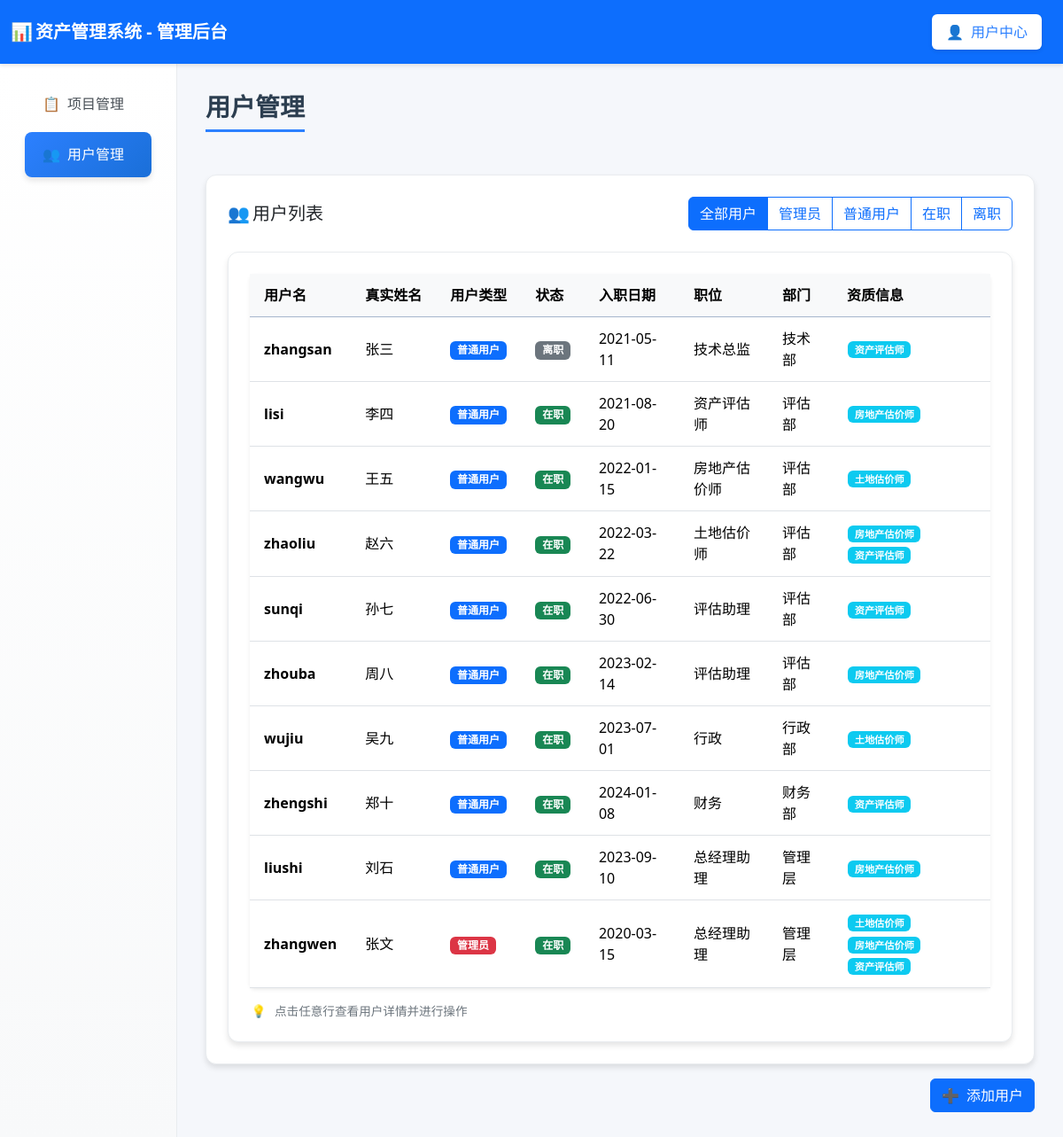
Page /user_manager (signed in) on the committed database.
### tables this page shows
CREATE TABLE users (
        id INTEGER PRIMARY KEY AUTOINCREMENT,
        username TEXT UNIQUE,
        realname TEXT,
        user_type TEXT,
        password TEXT,
        phone TEXT,
        email TEXT,
        hire_date TEXT,
        education TEXT,
        position TEXT,
        department TEXT,
        status TEXT DEFAULT 'active',  -- active-在职, inactive-离职
        create_time TEXT DEFAULT CURRENT_TIMESTAMP,
        update_time TEXT DEFAULT CURRENT_TIMESTAMP
    );

CREATE TABLE user_qualifications (
        id INTEGER PRIMARY KEY AUTOINCREMENT,
        username TEXT NOT NULL,
        qualification_type TEXT NOT NULL,
        qualification_number TEXT,
        issue_date TEXT,
        expiry_date TEXT,
        issue_authority TEXT,
        FOREIGN KEY (username) REFERENCES users (username),
        UNIQUE(username, qualification_type)
    );

### routes/user_routes.py (the view)
@router.get("/user_manager", response_class=HTMLResponse)
async def user_manager(
    request: Request,
    user: dict = Depends(login_required),
    db: sqlite3.Connection = Depends(get_db)
):
    if user.get("user_type") != "admin":
        return RedirectResponse(url="/user_dashboard")
    try:
        users = await user_service.get_all_users(db)
        for user_item in users:
            user_item["qualifications"] = await user_service.get_user_qualifications(user_item["username"], db)
        return templates.TemplateResponse("user_manager.html", {
            "request": request,
            "user": user,
            "users": users,
            "current_user": user["username"]
        })
    except Exception as e:
        return templates.TemplateResponse("user_manager.html", {
            "request": request,
            "user": user,
            "users": [],
            "current_user": user["username"],
            "error": str(e)
        })

### templates/user_manager.html (shortened to what this page needs)
<!DOCTYPE html>
<html lang="zh-CN">
<head>
  <link href="https://cdn.jsdelivr.net/npm/bootstrap@5.3.2/dist/css/bootstrap.min.css" rel="stylesheet">
  <link rel="stylesheet"
    href="https://cdnjs.cloudflare.com/ajax/libs/bootstrap-icons/1.11.0/font/bootstrap-icons.min.css">
</head>
<body>
  <nav class="navbar navbar-dark bg-primary">
    <div class="container-fluid">
      <span class="navbar-brand mb-0 h1 fw-bold">
        <span class="fallback-icon">📊</span>资产管理系统 - 管理后台
      </span>
      <ul class="navbar-nav ms-auto">
        <li class="nav-item">
          <a class="nav-link user-center" href="/user_dashboard">
            <span class="fallback-icon">👤</span>用户中心
          </a>
        </li>
      </ul>
    </div>
  </nav>
  <div class="container-fluid">
    <div class="row">
      <div class="col-md-3 col-lg-2 sidebar">
        <nav class="nav flex-column p-3">
          <a class="nav-link" href="/admin_projects">
            <span class="fallback-icon">📋</span>项目管理
          </a>
          <a class="nav-link active" href="/user_manager">
            <span class="fallback-icon">👥</span>用户管理
          </a>
        </nav>
      </div>
      <div class="col-md-9 col-lg-10 main-content">
        <h3 class="page-title">用户管理</h3>
        <div class="table-container">
          <div class="table-header">
            <h5 class="mb-0"><span class="fallback-icon">👥</span>用户列表</h5>
            <div class="filter-controls">
              <div class="btn-group" role="group">
                <label class="btn btn-outline-primary" for="allUsers">全部用户</label>
                <label class="btn btn-outline-primary" for="adminUsers">管理员</label>
                <label class="btn btn-outline-primary" for="normalUsers">普通用户</label>
                <label class="btn btn-outline-primary" for="activeUsers">在职</label>
                <label class="btn btn-outline-primary" for="inactiveUsers">离职</label>
              </div>
            </div>
          </div>
          {% if users %}
          <div class="table-container">
            <table class="table table-hover bg-white rounded shadow-sm">
              <thead class="table-primary">
                <tr>
                  <th>用户名</th>
                  <th>真实姓名</th>
                  <th>用户类型</th>
                  <th>状态</th>
                  <th>入职日期</th>
                  <th>职位</th>
                  <th>部门</th>
                  <th>资质信息</th>
                </tr>
              </thead>
              <tbody id="usersTableBody">
                {% for user in users %}
                <tr data-user-type="{{ user.user_type }}" data-user-status="{{ user.status }}"
                  onclick="viewUserDetail('{{ user.username }}')">
                  <td>
                    <strong>{{ user.username }}</strong>
                  </td>
                  <td>
                    {% if user.realname %}
                    {{ user.realname }}
                    {% else %}
                    <span class="text-muted">未设置</span>
                    {% endif %}
                  </td>
                  <td>
                    {% if user.user_type == 'admin' %}
                    <span class="badge user-type-badge user-type-admin">管理员</span>
                    {% else %}
                    <span class="badge user-type-badge user-type-user">普通用户</span>
                    {% endif %}
                  </td>
                  <td>
                    {% if user.status == 'active' %}
                    <span class="badge status-badge status-active">在职</span>
                    {% else %}
                    <span class="badge status-badge status-inactive">离职</span>
                    {% endif %}
                  </td>
                  <td>
                    {% if user.hire_date %}
                    {{ user.hire_date }}
                    {% else %}
                    <span class="text-muted">未设置</span>
                    {% endif %}
                  </td>
                  <td>
                    {% if user.position %}
                    {{ user.position }}
                    {% else %}
                    <span class="text-muted">未设置</span>
                    {% endif %}
                  </td>
                  <td>
                    {% if user.department %}
                    {{ user.department }}
                    {% else %}
                    <span class="text-muted">未设置</span>
                    {% endif %}
                  </td>
                  <td>
                    <div class="qualifications-container">
                      {% if user.qualifications %}
                      {% for qual in user.qualifications %}
                      <span class="badge bg-info qualification-badge"
                        title="{{ qual.qualification_type }} - {{ qual.qualification_number }} ({{ qual.issue_date }} 至 {{ qual.expiry_date }})">
                        {{ qual.qualification_type }}
                      </span>
                      {% endfor %}
                      {% else %}
                      <span class="text-muted">无资质</span>
                      {% endif %}
                    </div>
                  </td>
                </tr>
                {% endfor %}
              </tbody>
            </table>
            <div class="click-hint">
              <span class="fallback-icon">💡</span>点击任意行查看用户详情并进行操作
            </div>
          </div>
          {% else %}
          <div class="alert alert-info text-center">
            <h5><span class="fallback-icon">👥</span>暂无用户</h5>
            <p class="mb-0">当前系统中还没有任何用户。</p>
          </div>
          {% endif %}
        </div>
        <div class="mt-3 text-end">
          <button class="btn btn-primary" onclick="addUser()">
            <span class="fallback-icon">➕</span>添加用户
          </button>
        </div>
      </div>
    </div>
  </div>
</body>
</html>

### templates/user_manager.html (style rules this page uses)
:root { --primary-color: #2c80ff; --secondary-color: #6c757d; --success-color: #28a745; --warning-color: #ffc107; --info-color: #17a2b8; --light-bg: #f5f7fb; --card-shadow: 0 4px 6px rgba(0, 0, 0, 0.1); --hover-shadow: 0 8px 15px rgba(0, 0, 0, 0.15); }
body { background-color: var(--light-bg); font-family: 'Segoe UI', Tahoma, Geneva, Verdana, sans-serif; }
.navbar { box-shadow: 0 2px 4px rgba(0, 0, 0, 0.1); padding: 0.8rem 0; }
.sidebar { background: linear-gradient(180deg, #ffffff 0%, #f8f9fa 100%); min-height: calc(100vh - 76px); box-shadow: 2px 0 10px rgba(0, 0, 0, 0.08); border-right: 1px solid #e9ecef; padding: 0; }
.nav-link { color: #495057; padding: 0.85rem 1.25rem; border-radius: 0.5rem; margin: 0.2rem 0.75rem; transition: all 0.3s ease; font-weight: 500; border: none; }
.nav-link.active { background: linear-gradient(135deg, var(--primary-color), #1a6fd8); color: white; box-shadow: var(--card-shadow); }
.main-content { padding: 2rem; background-color: var(--light-bg); }
.page-title { color: #2c3e50; font-weight: 700; margin-bottom: 1.5rem; padding-bottom: 0.5rem; border-bottom: 3px solid var(--primary-color); display: inline-block; }
.table-container { background: white; border-radius: 12px; padding: 1.5rem; box-shadow: var(--card-shadow); border: 1px solid #e9ecef; margin-top: 1.5rem; }
.table-header { display: flex; justify-content: space-between; align-items: center; margin-bottom: 1.5rem; flex-wrap: wrap; gap: 1rem; }
.filter-controls { display: flex; gap: 1rem; align-items: center; flex-wrap: wrap; }
table.table tbody tr { transition: background-color 0.2s ease; cursor: pointer; }
.user-type-badge { font-size: 0.75rem; padding: 0.35em 0.65em; }
.user-type-admin { background-color: #dc3545; color: white; }
.user-type-user { background-color: #0d6efd; color: white; }
.table th { white-space: nowrap; overflow: hidden; text-overflow: ellipsis; vertical-align: middle; padding: 12px 16px; background-color: #f8f9fa; }
.table td { vertical-align: middle; padding: 12px 16px; }
.table-container { width: 100%; overflow-x: auto; }
.fallback-icon { display: inline-block; width: 20px; text-align: center; margin-right: 8px; }
.navbar-nav .nav-link.user-center { background-color: white; color: var(--primary-color) !important; padding: 0.5rem 1rem; border-radius: 0.375rem; transition: all 0.2s ease; font-weight: 500; box-shadow: 0 2px 4px rgba(0, 0, 0, 0.1); margin-left: 0.5rem; }
.status-badge { font-size: 0.75rem; padding: 0.35em 0.65em; }
.status-active { background-color: #198754; color: white; }
.status-inactive { background-color: #6c757d; color: white; }
.qualification-badge { font-size: 0.7rem; margin: 0.1rem; display: inline-block; }
.qualifications-container { max-width: 200px; }
.table th:nth-child(8), .table td:nth-child(8) { min-width: 150px; max-width: 200px; }
.click-hint { color: #6c757d; font-size: 0.85rem; margin-top: 0.5rem; }

### rows in the picture
users: username "zhangsan", realname "张三", user_type "普通用户", status "离职", hire_date "2021-05-11", position "技术总监", department "技术部"
user_qualifications: qualification_type "资产评估师"
users: username "lisi", realname "李四", user_type "普通用户", status "在职", hire_date "2021-08-20", position "资产评估师", department "评估部"
user_qualifications: qualification_type "房地产估价师"
users: username "wangwu", realname "王五", user_type "普通用户", status "在职", hire_date "2022-01-15", position "房地产估价师", department "评估部"
user_qualifications: qualification_type "土地估价师"
users: username "zhaoliu", realname "赵六", user_type "普通用户", status "在职", hire_date "2022-03-22", position "土地估价师", department "评估部"
user_qualifications: qualification_type "房地产估价师"
user_qualifications: qualification_type "资产评估师"
users: username "sunqi", realname "孙七", user_type "普通用户", status "在职", hire_date "2022-06-30", position "评估助理", department "评估部"
user_qualifications: qualification_type "资产评估师"
users: username "zhouba", realname "周八", user_type "普通用户", status "在职", hire_date "2023-02-14", position "评估助理", department "评估部"
user_qualifications: qualification_type "房地产估价师"
users: username "wujiu", realname "吴九", user_type "普通用户", status "在职", hire_date "2023-07-01", position "行政", department "行政部"
user_qualifications: qualification_type "土地估价师"
users: username "zhengshi", realname "郑十", user_type "普通用户", status "在职", hire_date "2024-01-08", position "财务", department "财务部"
user_qualifications: qualification_type "资产评估师"
users: username "liushi", realname "刘石", user_type "普通用户", status "在职", hire_date "2023-09-10", position "总经理助理", department "管理层"
user_qualifications: qualification_type "房地产估价师"
users: username "zhangwen", realname "张文", user_type "管理员", status "在职", hire_date "2020-03-15", position "总经理助理", department "管理层"
user_qualifications: qualification_type "土地估价师"
user_qualifications: qualification_type "房地产估价师"
user_qualifications: qualification_type "资产评估师"
